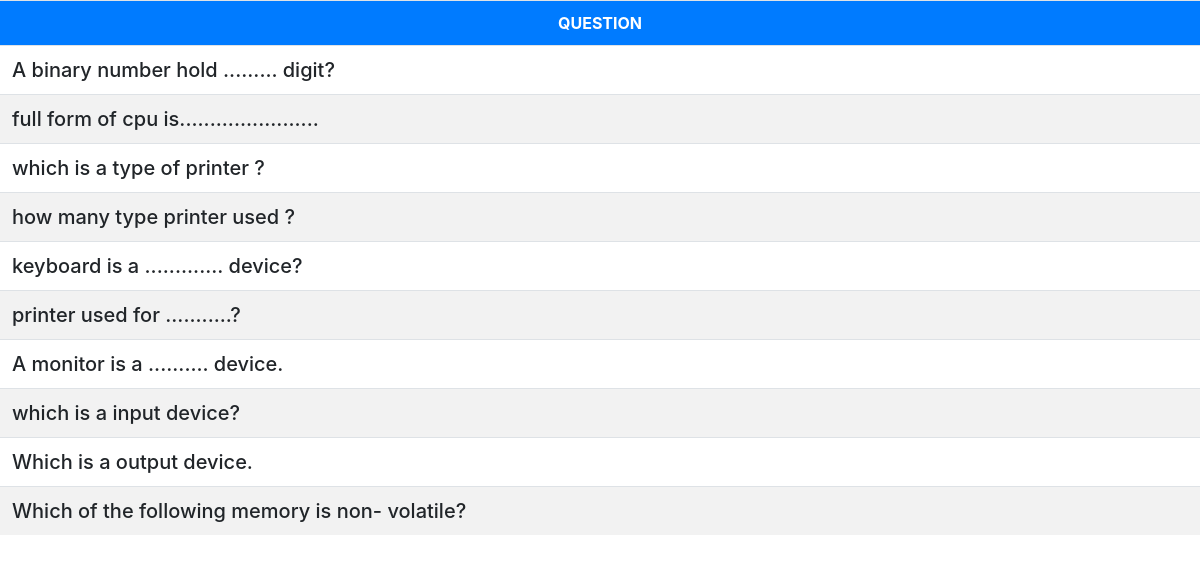
Page /pages/paper_question.php?pid=1 on the committed database.
### tables this page shows
CREATE TABLE `questionpaper` (
  `paperid` int(10) NOT NULL,
  `questionid` int(10) NOT NULL
);

CREATE TABLE `questions` (
  `questionid` int(10) UNSIGNED NOT NULL,
  `subjectid` int(10) UNSIGNED NOT NULL,
  `question` text NOT NULL,
  `a` varchar(1000) NOT NULL,
  `b` varchar(1000) NOT NULL,
  `c` varchar(1000) NOT NULL,
  `d` varchar(1000) NOT NULL,
  `answer` varchar(100) NOT NULL,
  `date` date NOT NULL
);

### db/paper_db.php (called while the page is built, shortened)
<?php
    function getquestionById($id){
        $recs = Array();
        $con = getConnection();
        $subject = $con->query("select * from questions where questionid='$id';");
        while($rec = $subject->fetch_assoc()){
            $recs[] = $rec;
        }
        return $recs;
    }
    function getPaperById($id){
        $recs = Array();
        $con = getConnection();
        $subject = $con->query("select * from questionpaper where paperid='$id';");
        while($rec = $subject->fetch_assoc()){
            $recs[] = $rec;
        }
        return $recs;
    }
?>

### grid/paper_grid.php (the view, shortened to what this page needs)
<?php
function questioPaper($id){
    $recs = getPaperById($id);
    $html = "<table class='table table-striped'>
            <tr class='text-center bg-primary text-white'>
            <th>QUESTION</th>
            </tr>";
    foreach ($recs as $rec) {
        $question = getquestionById($rec['questionid']);
    $html.="<tr>
               <td style='font-size:20; font-weight: 500;'>".$question[0]['question']."</td>
            </tr>";
    }
    $html.="</table>";
    echo $html;
}
?>

### rows in the picture
questionpaper: questionid.question "A binary number hold ......... digit?"
questionpaper: questionid.question "full form of cpu is......................."
questionpaper: questionid.question "which is a type of printer ?"
questionpaper: questionid.question "how many type printer used ?"
questionpaper: questionid.question "keyboard is a ............. device?"
questionpaper: questionid.question "printer used for ...........?"
questionpaper: questionid.question "A monitor is a .......... device."
questionpaper: questionid.question "which is a input device?"
questionpaper: questionid.question "Which is a output device."
questionpaper: questionid.question "Which of the following memory is non- volatile?"
